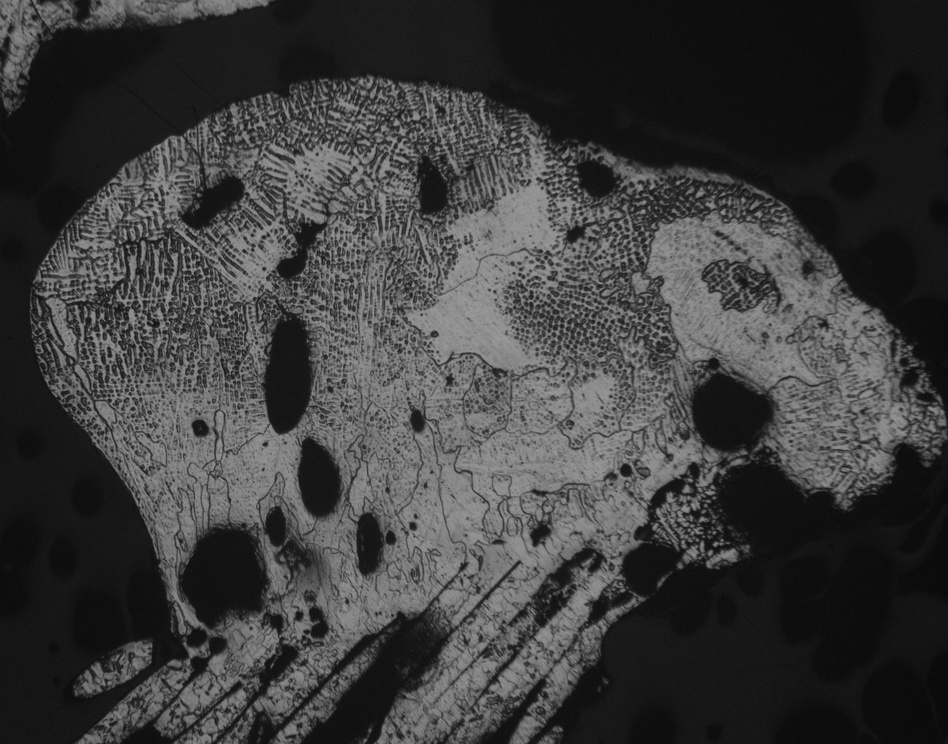
#> input picture Fire/Fire-py/img/scale.jpg, 948 x 744 px, shrunk from 2448 x 1920 before the run, found by its file name; the run also reads 1 picture not shown here
$ python grain_export.py 5 3
#> lines starting #> are read from the running program, lines starting #| are printed output that depends on the picture; after the words box and inside, x2 and y2 are one past the last pixel; in counts of white or black regions, pixels touching at a corner belong together
import numpy as np
import cv2, math, sys
import pandas as pd

type = int(sys.argv[1])
scale = int(sys.argv[2])
scaleImg = cv2.imread("./Fire-py/img/scale.jpg", 0)
#> scaleImg is the input picture: shape (744, 948); min 8, max 160, mean 60.9
h,w = scaleImg.shape
#> h = 744; w = 948
s = int(scale) / int(w)
#> s = 0.00316

masks = cv2.imread("./Fire-py/img/grain_mask.png", -1)
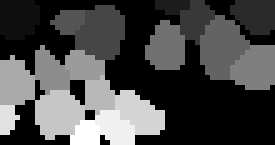
#> masks: shape (29, 55) uint16 (shown 5 times larger); min 0, max 18, mean 5.08; drawn with min black and max white

res = {"编号": [],"面积(um²)": [], "周长(um)": [], "圆度": [], "参考类型" : []}

id = 1

n = np.max(masks)
#> n = 18

for i in range(1, n + 1):
    tmp = masks.copy()
    tmp[np.where(tmp != i)] = 0
    tmp[np.where(tmp == i)] = 255
    tmp = tmp.astype(np.uint8)
    contours, hierarchy = cv2.findContours(tmp, cv2.RETR_EXTERNAL, cv2.CHAIN_APPROX_SIMPLE)


    for idx in range(len(contours)):
        contour = contours[idx]
        area = cv2.contourArea(contour)

        if(area > 2):
            circumference = cv2.arcLength(contour, True)
            roundness = (4 * math.pi * area) / (circumference * circumference)


            res["编号"].append(id)
            res["面积(um²)"].append(area * s * s)
            res["周长(um)"].append(circumference * s)
            res["圆度"].append(roundness)

            id = id + 1

            if(type == 0):
                res["参考类型"].append("等轴晶")

            elif(type == 1):
                if(roundness >= 0.48):
                    res["参考类型"].append("胞状晶")
                else:
                    res["参考类型"].append("树枝晶")

            elif(type == 2):
                rect = cv2.minAreaRect(contour)
                if(rect[1][0] <= rect[1][1]):
                    aspect_ratio = rect[1][0] / rect[1][1]
                else:
                    aspect_ratio = rect[1][1] / rect[1][0]

                if(aspect_ratio >= 0.55):
                    res["参考类型"].append("等轴晶")
                else:
                    res["参考类型"].append("柱状晶")
#> this loop made 18 passes
#> contours on passes 1, 4, 5, 7, 8, 9, 10, 12, 14: 1 contour; box (x1, y1, x2, y2) and area: (0, 0, 8, 8) 44, 1 contour; box (x1, y1, x2, y2) and area: (36, 0, 43, 9) 30, 1 contour; box (x1, y1, x2, y2) and area: (15, 1, 25, 12) 70, 1 contour; box (x1, y1, x2, y2) and area: (40, 3, 50, 16) 72, 1 contour; box (x1, y1, x2, y2) and area: (29, 4, 37, 14) 49, 1 contour; box (x1, y1, x2, y2) and area: (46, 9, 55, 18) 52, 1 contour; box (x1, y1, x2, y2) and area: (7, 9, 14, 19) 34, 1 contour; box (x1, y1, x2, y2) and area: (0, 11, 7, 21) 44, 1 contour; box (x1, y1, x2, y2) and area: (7, 18, 17, 28) 61
#> pass 1, `tmp = tmp.astype(np.uint8)`:
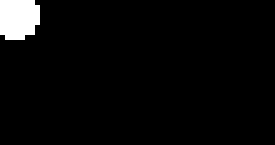
#> tmp: shape (29, 55) (shown 5 times larger); 3.6% white; 1 white region, box (x1, y1, x2, y2) and area: (0, 0, 8, 8) 57
#> pass 2, `tmp = tmp.astype(np.uint8)`:
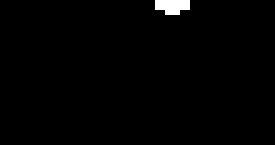
#> tmp: shape (29, 55) (shown 5 times larger); 1.1% white; 1 white region (1 under 20 px)
#> pass 3, `tmp = tmp.astype(np.uint8)`:
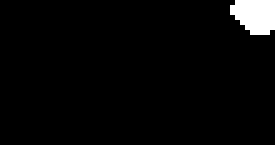
#> tmp: shape (29, 55) (shown 5 times larger); 3.2% white; 1 white region, box (x1, y1, x2, y2) and area: (46, 0, 55, 7) 51
#> after the loop:
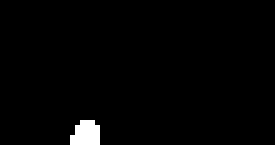
#> tmp: shape (29, 55) (shown 5 times larger); 1.6% white; 1 white region, box (x1, y1, x2, y2) and area: (14, 24, 20, 29) 25
#> after the loop, id = 19


#> (the run stopped early here; a loop or call above may not have finished)
